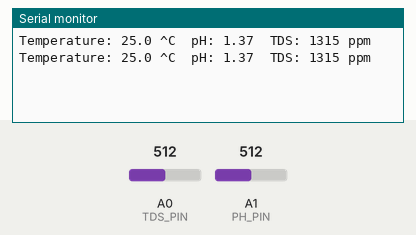
Bench run of a sketch on a simulated Arduino Uno, built with avr-gcc and run on an emulated ATmega328P. Parts: the last lines printed to the serial monitor. The inputs (shaded band) are chosen by the test bench; at power-on: A0 (TDS_PIN) = 512, A1 (PH_PIN) = 512.

Above: at 3.8 s.
3.9 s: A0 (TDS_PIN) set to 716
At 4.8 s:
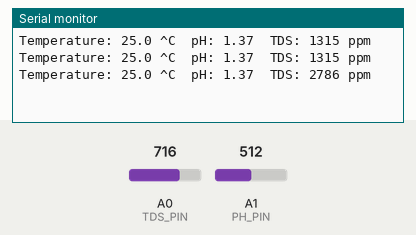
5.4 s: A1 (PH_PIN) set to 716
At 6.7 s:
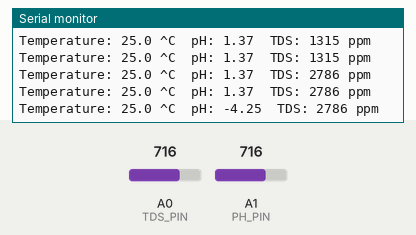
6.9 s: A0 (TDS_PIN) set to 900
At 7.8 s:
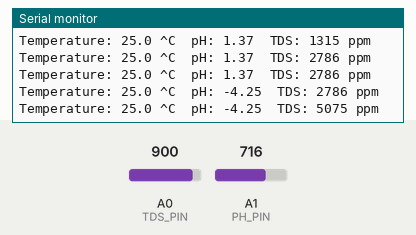
8.4 s: A1 (PH_PIN) set to 900
At 9.6 s:
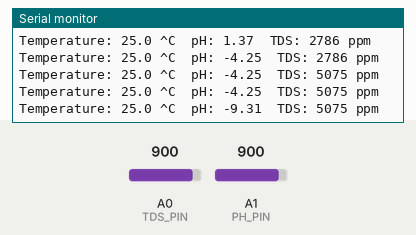
Timing chart, 0 to 10.9 s (numbered marks = the images above; inputs shaded):
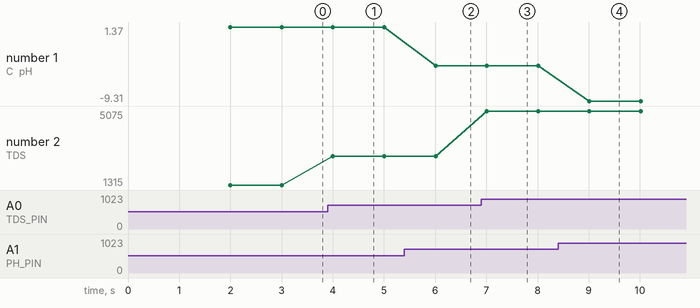

Measured:
- after the input at 3.9 s, the serial monitor: prints a new line after 0.10 s (image 1)
- after the input at 5.4 s, the serial monitor: prints a new line after 0.61 s (image 2)
- after the input at 6.9 s, the serial monitor: prints a new line after 0.11 s (image 3)
- after the input at 8.4 s, the serial monitor: prints a new line after 0.61 s (image 4)
- plotted number 1: 1.37 → -4.25 after the input at 5.4 s, -4.25 → -9.31 after the input at 8.4 s
- plotted number 2: 1315 → 2786 after the input at 3.9 s, 2786 → 5075 after the input at 6.9 s

The sketch:

tds_ph_v0_arduino.ino
```cpp
#include "DFRobot_PH.h"
#include "GravityTDS.h"
#include <EEPROM.h>

#define PH_PIN A1         // pH sensor connected to analog pin A1
#define TDS_PIN A0        // TDS sensor connected to analog pin A0

float phVoltage, phValue;
float tdsVoltage, tdsValue;
float temperature = 25;   // Default temperature for compensation
DFRobot_PH ph;
GravityTDS gravityTds;

void setup()
{
    Serial.begin(115200);

    // Initialize pH sensor
    ph.begin();

    // Initialize TDS sensor
    gravityTds.setPin(TDS_PIN);
    gravityTds.setAref(5.0);  // Reference voltage on ADC (5.0V for Arduino UNO)
    gravityTds.setAdcRange(1024);  // 1024 for 10-bit ADC (Arduino UNO)
    gravityTds.begin();
}

void loop()
{
    static unsigned long timepoint = millis();
    if (millis() - timepoint > 1000U) {  // Time interval: 1 second
        timepoint = millis();

        // pH Sensor Reading
        phVoltage = analogRead(PH_PIN) / 1024.0 * 5000;  // Convert analog reading to voltage (in millivolts)
        phValue = ph.readPH(phVoltage, temperature);     // Convert voltage to pH, applying temperature compensation

        // TDS Sensor Reading
        gravityTds.setTemperature(temperature);   // Set temperature for compensation
        gravityTds.update();                      // Sample and calculate the TDS value
        tdsValue = gravityTds.getTdsValue();      // Get the TDS value

        // Print out the sensor values
        Serial.print("Temperature: ");
        Serial.print(temperature, 1);
        Serial.print(" ^C  pH: ");
        Serial.print(phValue, 2);
        Serial.print("  TDS: ");
        Serial.print(tdsValue, 0);
        Serial.println(" ppm");
    }

    // Calibration of the pH sensor
    ph.calibration(phVoltage, temperature);  // Calibration process through Serial commands

    delay(1000);  // Wait 1 second before next reading
}
```
